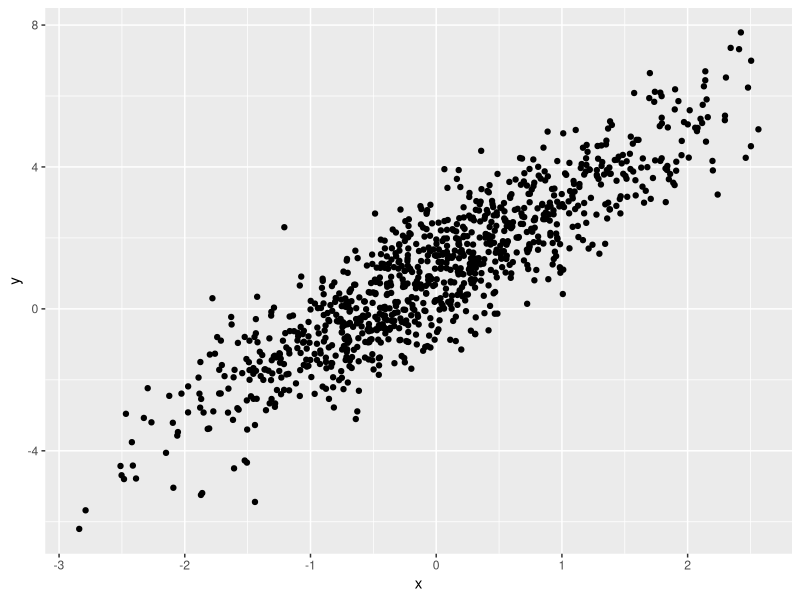
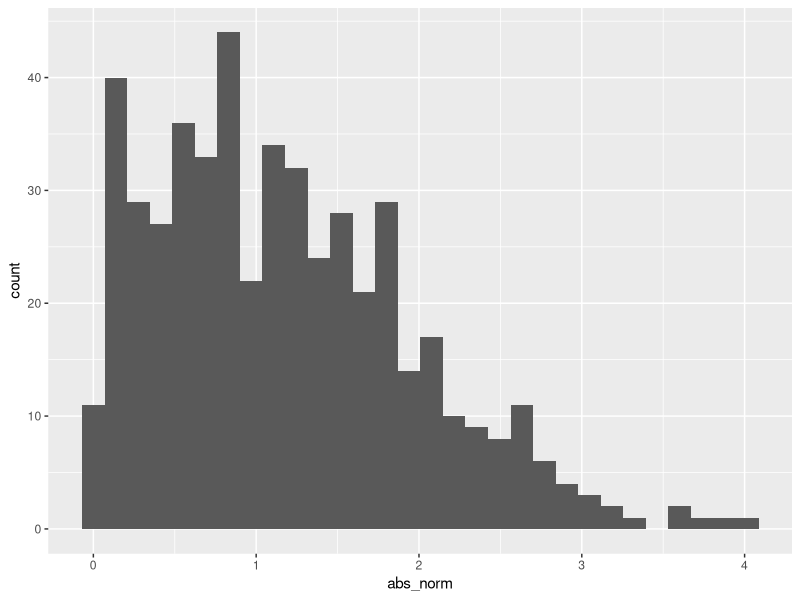

Generate these figures, in order, with R:
## ---- chunk 1
library(tidyverse)
## ---- chunk 2
samp = rnorm(100)
length(samp)
## ---- chunk 3
plot_df =
  tibble(
    x = rnorm(n = 1000),
    y = 1 + 2*x + rnorm(n = 1000)
  )

ggplot(plot_df, aes(x = x, y = y)) + geom_point()
## ---- chunk 4
la_df =
  tibble(
    norm = rnorm(n = 500, mean = 1),
    logical = norm > 0,
    abs_norm = abs(norm))

ggplot(la_df, aes(x = abs_norm)) + geom_histogram()

